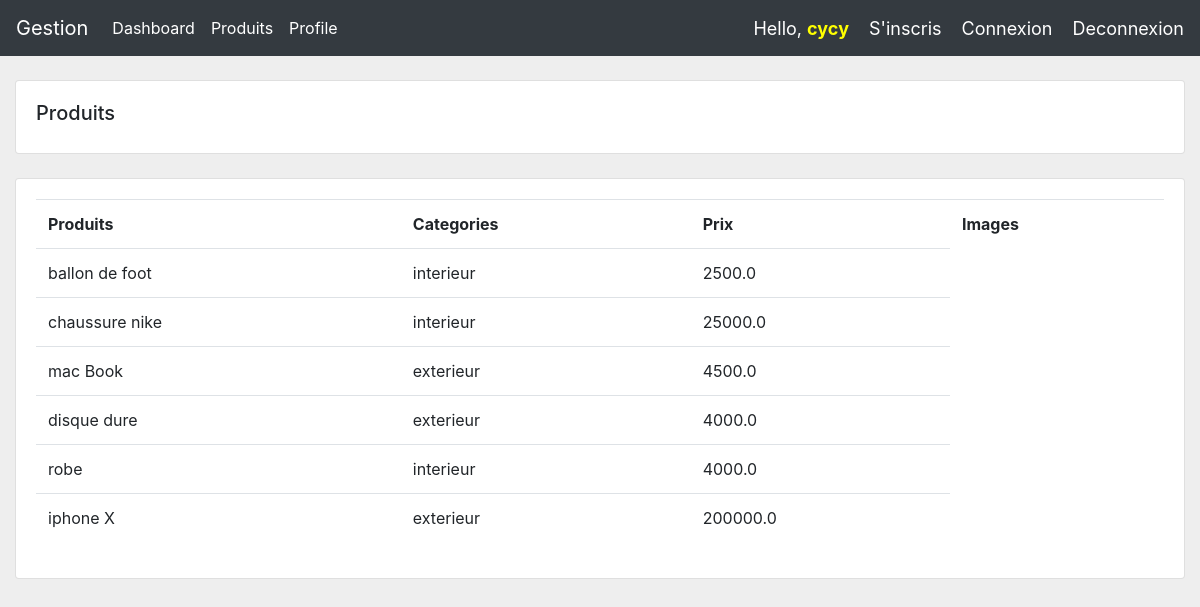
Screenshot of /produit/ (signed in) with the database file from the repository.
### compte/models.py (models this page shows, shortened)
class Produit(models.Model):
    CATEGORIE =(
       ( 'interieur' , 'interieur'),
       ( 'exterieur' , 'exterieur'),
    )
    nom = models.CharField(max_length=200)
    prix = models.FloatField(null =True)
    description = models.CharField(max_length=200)
    categorie = models.CharField(max_length=200,choices=CATEGORIE)
    tags      = models.ManyToManyField(Tag,related_name="tag")
    date_add  = models.DateTimeField(auto_now_add=True)

### compte/views.py (the view)
# urls.py: path("produit/", views.produit, name="produit"),
@login_required(login_url = 'login')
@allowed_users(allowed_roles=["admin"])
def produit(request):
    produit = Produit.objects.all()
    datas ={
        'produit':produit,
    }
    return render(request,'compte/produit.html',datas)

### templates/compte/produit.html (shortened to what this page needs)
{% extends 'compte/base.html'%}
{% block content%}
<br>
		<div class="row">
			<div class="col-md">
				<div class="card card-body">
					<h5>Produits</h5>
                </div>
                <br>
				<div class="card card-body">
					<table class="table">
						<tr>
							<th>Produits</th>
							<th>Categories</th>
							<th>Prix</th>
							<th>Images</th>
						</tr>
					{% for i in produit %}
						<tr>
							<td>{{i.nom}}</td>
							<td>{{i.categorie}}</td>
							<td>{{i.prix}}</td>
						</tr>
					{% endfor %}
					</table>
			</div>
		</div>
{% endblock content%}

### templates/compte/base.html (shortened to what this page needs)
{%load static %}
<!doctype html>
<html lang="en">
  <head>
    <link rel="stylesheet" href="https://stackpath.bootstrapcdn.com/bootstrap/4.5.0/css/bootstrap.min.css">
    <link rel="stylesheet" href="{% static '/style.css'%}">
  </head>
  <body>
    {% include 'compte/menu.html' %}
    <div class="container-fluid">
    {%block content %}
    {% endblock content %}
  </body>
</html>

### templates/compte/menu.html (shortened to what this page needs)
{% load static %}
    <nav class="navbar navbar-expand-lg navbar-dark bg-dark">
        <a class="navbar-brand" href="{% url 'home' %}">Gestion</a>
        <div class="collapse navbar-collapse" id="navbarSupportedContent">
          <ul class="navbar-nav mr-auto">
            <li class="nav-item active">
              <a class="nav-link" href="{% url 'home'%}">Dashboard</a>
            </li>
            <li class="nav-item active">
              <a class="nav-link" href="{% url 'produit'%}">Produits</a>
            </li>
            <li class="nav-item active">
              <a class="nav-link" href="{% url 'profile'%}">Profile</a>
            </li>
        </div>
        <span class="mgs-hello">Hello, <strong class="user">{{request.user}}</strong></span>
        <span  class="hello"><a href="{% url 'register_client' %}"> S'inscris</a></span>
        <span  class="hello"><a href="{% url 'login_client' %}"> Connexion</a></span>
        <span  class="hello"><a href="{% url 'login_client' %}"> Deconnexion</a></span>
      </nav>

### static/style.css (style rules this page uses)
body { background-color: #eee; }

### templates/compte/menu.html (style rules this page uses)
.mgs-hello { color:#fff; font-size:18px; }
.user { color:yellow; }
.hello a { text-decoration: none; color:#fff; margin-left:20px; font-size:18px; }

### rows the page displays
Produit: nom "ballon de foot", categorie "interieur", prix "2500.0"
Produit: nom "chaussure nike", categorie "interieur", prix "25000.0"
Produit: nom "mac Book", categorie "exterieur", prix "4500.0"
Produit: nom "disque dure", categorie "exterieur", prix "4000.0"
Produit: nom "robe", categorie "interieur", prix "4000.0"
Produit: nom "iphone X", categorie "exterieur", prix "200000.0"

### other values shown
{{ request.user }} "cycy"
